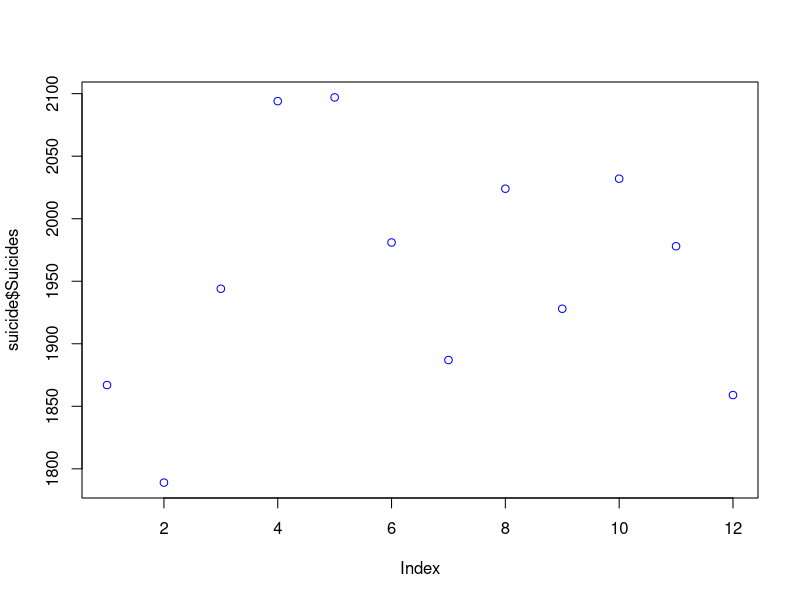

Source code (R): (Note: this script raises an error after producing the figure.)
suicide <- read.table(text="
Month Suicides
                      01Jan 1867
                      02Feb 1789
                      03Mar 1944
                      04Apr 2094
                      05May 2097
                      06Jun 1981
                      07Jul 1887
                      08Aug 2024
                      09Sep 1928
                      10Oct 2032
                      11Nov 1978
                      12Dec 1859
                      ", header=TRUE)
prop<- rep(1/12,12)
x.summary<- chisq.test(suicide$Suicides, correct = FALSE, p=prop)
x.summary
x.table<-data.frame(month = suicide$Month
                    , obs = x.summary$observed
                    , exp = x.summary$expected
                    , res = x.summary$residuals
                    , chisq = x.summary$residuals^2
                    , stdres = x.summary$stdres)
x.table
b.sum1<- prop.test(suicide$Suicides[1],sum(suicide$Suicides),p=1/12, conf.level = 0.95)
b.sum2<- prop.test(suicide$Suicides[2],sum(suicide$Suicides),p=1/12, conf.level = 0.95)
b.sum3<- prop.test(suicide$Suicides[3],sum(suicide$Suicides),p=1/12, conf.level = 0.95)
b.sum4<- prop.test(suicide$Suicides[4],sum(suicide$Suicides),p=1/12, conf.level = 0.95)  
b.sum5<- prop.test(suicide$Suicides[5],sum(suicide$Suicides),p=1/12, conf.level = 0.95)  
b.sum6<- prop.test(suicide$Suicides[6],sum(suicide$Suicides),p=1/12, conf.level = 0.95)
b.sum7<- prop.test(suicide$Suicides[7],sum(suicide$Suicides),p=1/12, conf.level = 0.95)
b.sum8<- prop.test(suicide$Suicides[8],sum(suicide$Suicides),p=1/12, conf.level = 0.95)
b.sum9<- prop.test(suicide$Suicides[9],sum(suicide$Suicides),p=1/12, conf.level = 0.95)
b.sum10<- prop.test(suicide$Suicides[10],sum(suicide$Suicides),p=1/12, conf.level = 0.95)
b.sum11<- prop.test(suicide$Suicides[11],sum(suicide$Suicides),p=1/12, conf.level = 0.95)
b.sum12<- prop.test(suicide$Suicides[12],sum(suicide$Suicides),p=1/12, conf.level = 0.95)

b.sum<- data.frame(
  rbind(c(b.sum1$p.value,b.sum1$conf.int)
        ,c(b.sum2$p.value,b.sum2$conf.int)
        ,c(b.sum3$p.value,b.sum3$conf.int)
        ,c(b.sum4$p.value,b.sum4$conf.int)
        ,c(b.sum5$p.value,b.sum5$conf.int)
        ,c(b.sum6$p.value,b.sum6$conf.int)
        ,c(b.sum7$p.value,b.sum7$conf.int)
        ,c(b.sum8$p.value,b.sum8$conf.int)
        ,c(b.sum9$p.value,b.sum9$conf.int)
        ,c(b.sum10$p.value,b.sum10$conf.int)
        ,c(b.sum11$p.value,b.sum11$conf.int)
        ,c(b.sum12$p.value,b.sum12$conf.int)
        )
)
names(b.sum)<-c("p.value", "CI.lower","CI.upper")
b.sum$Month<- suicide$Month
b.sum$p<-prop

b.sum

plot(suicide$Suicides,col="blue")
plot(suicide$Month,rep(sum(suicide$Suicides)/12,12),add=T)
